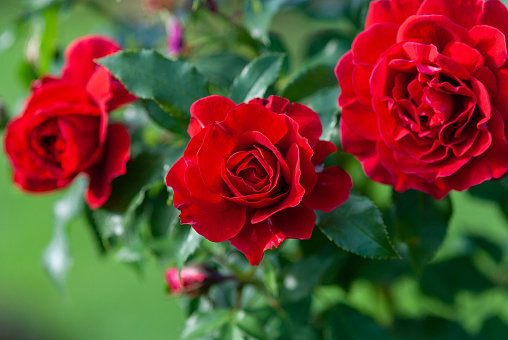
#> input picture image.jpg, 508 x 340 px
$ python main.py
#> lines starting #> are read from the running program, lines starting #| are printed output that depends on the picture; after the words box and inside, x2 and y2 are one past the last pixel; in counts of white or black regions, pixels touching at a corner belong together
#> further down, img is the input picture: shape (340, 508, 3); mean B, G, R 48.6, 71.8, 104.5
import numpy as np
import cv2


def red_highlight(img):
    hsv = cv2.cvtColor(img, cv2.COLOR_BGR2HSV)
    gray = cv2.cvtColor(img, cv2.COLOR_BGR2GRAY)

    # Specify 2 lower and upper bound for red color in hsv color model. Bounds includes hue, saturation, value range.
    lbound1 = np.array([0, 195, 50])
    ubound1 = np.array([10, 255, 255])

    lbound2 = np.array([169, 195, 50])
    ubound2 = np.array([180, 255, 255])

    # Two masks for two seperate bounds.
    mask = cv2.inRange(hsv, lbound1, ubound1)
    mask2 = cv2.inRange(hsv, lbound2, ubound2)

    # Combining the masks.
    full_mask = mask + mask2

    # Specify 2 arrays,first gray array for 'for loop' and the second array is our whitelist which will specify via loop
    # but here is the important part of this 'for loop'. This loop creates a grayscale image with 3 channels.
    arr = np.array(gray)
    wl = img[:] * 0
    for i, val1 in enumerate(arr):
        for j, val2 in enumerate(val1):
            wl[i, j][:] = val2

    # Applying the mask for the result.
    detect2 = cv2.bitwise_not(img, wl, mask=full_mask)
    result = cv2.bitwise_not(wl, wl, mask=full_mask)

    cv2.imshow("RESULT", result)
    cv2.imshow("ORIGINAL", img)

    # Press Esc for close this methods outputs.
    if cv2.waitKey(0) & 0xFF == 27:
        cv2.destroyAllWindows()


def yiq_histeq(img):
    arr = np.array(img)

    # OpenCV read images in BGR color model in default. Here make BGR to RGB
    b, g, r = cv2.split(img)
    rgb = cv2.merge((r, g, b))

    # Transformation matrices
    mat = [[0.299, 0.587, 0.114], [0.596, -0.274, -0.322], [0.211, -0.523, 0.312]]
    mat_2 = [[1.000, 0.956, 0.621], [1.000, -0.272, -0.647], [1.000, -1.106, 1.703]]

    # Creating an empty and same shape array which will specify in the loop via calculation process.
    yiq = np.array(np.zeros(img.shape))
    for i, val1 in enumerate(rgb):
        for j, val2 in enumerate(val1):
            rgb_t = np.array(val2).reshape(3, 1)
            calc = np.array(np.dot(mat, rgb_t))

            yiq[i, j][0] = calc[0]
            yiq[i, j][1] = calc[1]
            yiq[i, j][2] = calc[2]

    # Round the values of the array and conformate the  array types for equalization and one more transformation process
    y_1, i_1, q_1 = np.array(cv2.split(yiq))
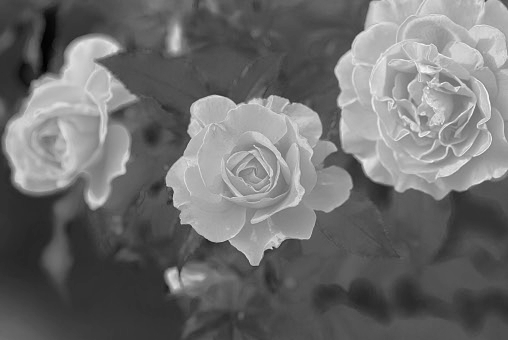
#> q_1: shape (340, 508) float64; min -73.01, max 94.36, mean -0.3; drawn with min black and max white
    off_1 = np.round(y_1)
    int_array_1 = off_1.astype(int)
    int_array_1 = int_array_1.astype(np.uint8)

    # Equalization process in just Y component of the YIQ image.
    for a, v_1 in enumerate(int_array_1):
        for b, v_2 in enumerate(v_1):
            int_array_1[a, b] = ((int_array_1[a, b] ** 2) / 255)

    # Again edit the array type.
    int_array_1 = int_array_1.astype(np.uint8).astype(y_1.dtype)

    # Merging the other YIQ components with the new Y.
    yiq = cv2.merge((int_array_1, i_1, q_1))
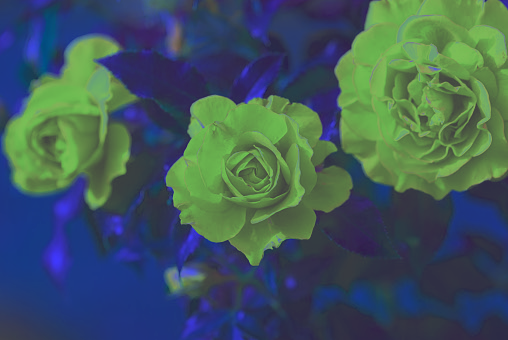
#> yiq: shape (340, 508, 3) float64; mean of channels 0, 1, 2 30.6, 26.9, -0.3; drawn with min black and max white

    # Creating empty arrays for YIQ to RGB transformation.
    ytr = np.array(np.zeros(img.shape))
    r_1 = np.array(np.zeros((img.shape[0], img.shape[1])))
    g_1 = np.array(np.zeros((img.shape[0], img.shape[1])))
    b_1 = np.array(np.zeros((img.shape[0], img.shape[1])))

    # YIQ to RGB
    for a, k1 in enumerate(yiq):
        for b, k2 in enumerate(k1):
            yiq_t = np.array(k2).reshape(3, 1)

            mltp = np.array(np.dot(mat_2, yiq_t))

            r_1[a, b] = np.array(mltp[0])
            g_1[a, b] = np.array(mltp[1])
            b_1[a, b] = np.array(mltp[2])
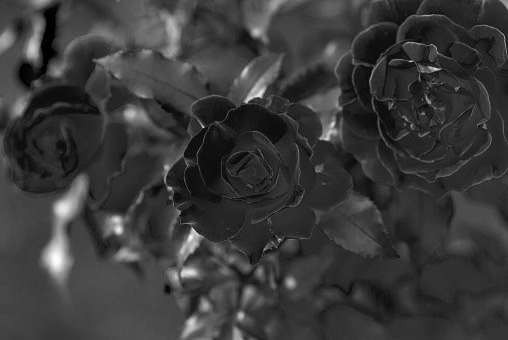
#> b_1: shape (340, 508) float64; min -64.71, max 220.2, mean 0.2; drawn with min black and max white
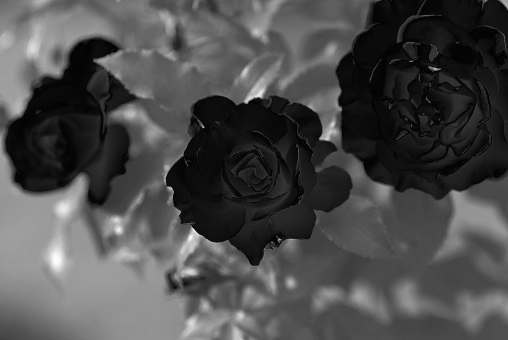
#> g_1: shape (340, 508) float64; min -59.01, max 216.1, mean 23.5; drawn with min black and max white
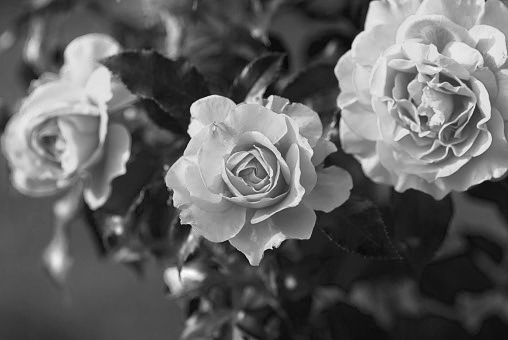
#> r_1: shape (340, 508) float64; min -49.29, max 223.3, mean 56.1; drawn with min black and max white

    ytr = cv2.merge((b_1, g_1, r_1))
    off = np.round(ytr)

    # After several processes our image array may include values which are negative or bigger then 255. To handle that:
    for m, v1 in enumerate(off):
        for n, v2 in enumerate(v1):

            if v2[0] < 0:
                v2[0] = 0
            elif v2[0] > 255:
                v2[0] = 255

            if v2[1] < 0:
                v2[1] = 0
            elif v2[1] > 255:
                v2[1] = 255

            if v2[2] < 0:
                v2[2] = 0
            elif v2[2] > 255:
                v2[2] = 255
#> after the loop, v2 = [0, 26, 0]

    # Final arrangement at array type.
    int_array = off.astype(arr.dtype)

    cv2.imshow("Original", arr)
    cv2.imshow("After YIQ", int_array)

    # Press Esc for close this methods outputs.
    if cv2.waitKey(0) & 0xFF == 27:
#> (key Esc is pressed here)
        cv2.destroyAllWindows()


if __name__ == "__main__":
    img = cv2.imread("image.jpg")
    yiq_histeq(img)
    red_highlight(img)
#> in red_highlight, `hsv = cv2.cvtColor(img, cv2.COLOR_BGR2HSV)`: hsv: shape (340, 508, 3); mean H, S, V 95.6, 185.2, 133.4
#> in red_highlight, `mask = cv2.inRange(hsv, lbound1, ubound1)`:
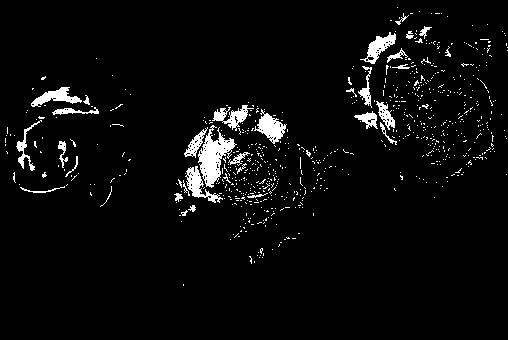
#> mask: shape (340, 508); 4.2% white; 721 white regions (687 under 20 px), largest, box (x1, y1, x2, y2) and area: (198, 125, 237, 188) 1067, (254, 109, 287, 144) 518, (185, 166, 223, 203) 455
#> in red_highlight, `mask2 = cv2.inRange(hsv, lbound2, ubound2)`: mask2: shape (340, 508); 30.7% white; 116 white regions (111 under 20 px), largest, box (x1, y1, x2, y2) and area: (336, 0, 508, 199) 25267, (166, 96, 352, 266) 16086, (6, 38, 136, 206) 11298, (183, 280, 190, 286) 30, (170, 281, 178, 289) 22
#> in red_highlight, `full_mask = mask + mask2`: full_mask: shape (340, 508); 34.9% white; 21 white regions (16 under 20 px), largest, box (x1, y1, x2, y2) and area: (336, 0, 508, 199) 27591, (166, 96, 352, 266) 19919, (5, 38, 136, 207) 12662, (183, 280, 190, 286) 32, (170, 281, 178, 289) 22
#> in red_highlight, `wl = img[:] * 0`: wl: shape (340, 508, 3); every value is 0
#> in red_highlight, `result = cv2.bitwise_not(wl, wl, mask=full_mask)`:
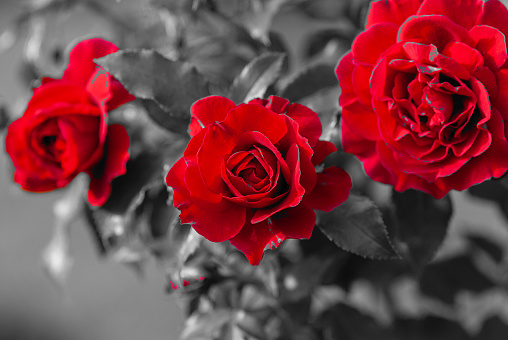
#> result: shape (340, 508, 3); mean B, G, R 67.3, 60.8, 118.8
#> (key Esc is pressed here)
